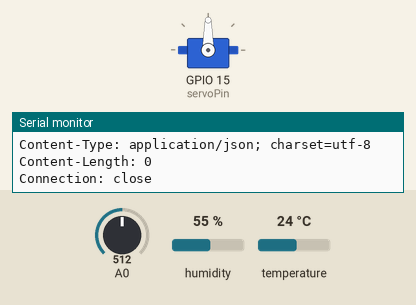
Recording of a sketch running on a simulated ESP8266 (NodeMCU). Parts: servo, the last lines printed to the serial monitor. The inputs (shaded band) are chosen by the test bench; at power-on: A0 = 512, temperature 24 °C, humidity 55 %. WiFi joins after 1.5 s; servers stay silent unless stated; uploads are accepted with an empty reply.

Above: at 2.7 s.
2.8 s: A0 set to 889
7.2 s: A0 set to 916
At 10.7 s:
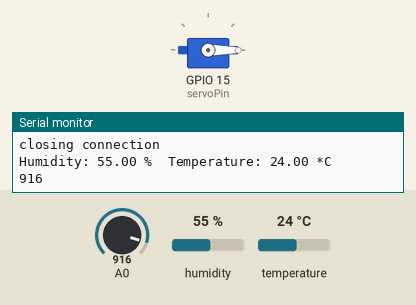
11.4 s: temperature set to 30.5 °C
15.6 s: temperature set to 31.9 °C
At 19.9 s:
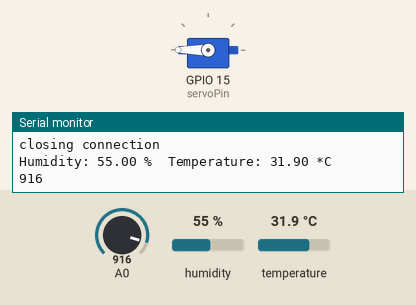
20.6 s: temperature set to 12 °C
At 22.9 s:
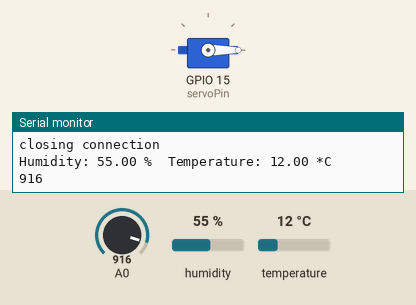
24.8 s: temperature set to 33 °C
At 30.2 s:
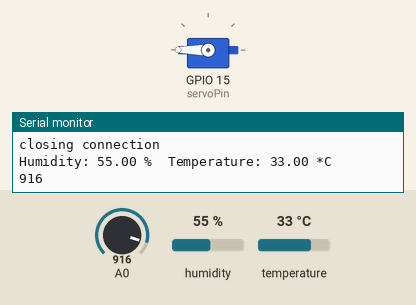
Timing chart, 0 to 31.5 s (numbered marks = the images above; inputs shaded):
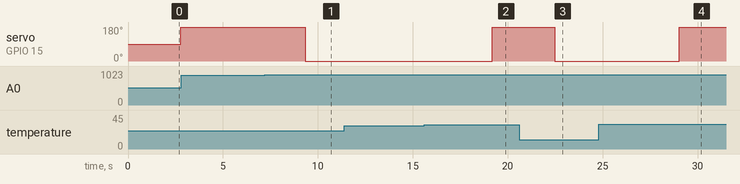

The sketch:

light-indicator.ino
```cpp
//Libraries
//DHT Sensor (Temperature and Humidity)
#include "DHT.h"
//Wifi Library for ESP8266
#include "ESP8266WiFi.h"
// Servo Library
#include <Servo.h>
// WiFi parameters
const char* ssid = "Puppet Guest";
const char* password = "argon4949";
//Defining constants
// Pin
#define DHTPIN 2
// DHT22 sensor
#define DHTTYPE DHT22
// Initialize DHT sensor
DHT dht(DHTPIN, DHTTYPE);
// Host of the HTTP
const char* host = "dweet.io";
//Indicate which pin on the board
int servoPin = 15;
//Create an instance of a Servo
Servo servo;
//beginning angle for Servo
int angle = 0;   // servo position in degrees
//Indicate which pin on the board
int photocellPin = 0;
void setup() {
  Serial.begin(112500);

  // Initializing DHT22 sensor
  dht.begin();
  // Attaching Servo to control wire
  servo.attach(servoPin);
  //Connect pin 0 as input for light sensor
  pinMode(0, INPUT); //light sensor

  //Connect 2 as input for temp&humidity sensor
  pinMode(2, INPUT); // temp&humidity sensor
  //Connect 15 as output for Servo
  pinMode(15, OUTPUT); //servo
  // Connecting to a WiFi network
  Serial.println();
  Serial.println();
  Serial.print("Connecting to ");
  Serial.println(ssid);
  WiFi.begin(ssid, password);
  while (WiFi.status() != WL_CONNECTED) {
    delay(500);
    Serial.print(".");
  }
  Serial.println("");
  Serial.println("WiFi connected");
  Serial.println("IP address: ");
  Serial.println(WiFi.localIP());

}
void loop() {

  Serial.print("Connecting to ");
  Serial.println(host);

  // Use WiFiClient class to create TCP connections
  WiFiClient client;
  const int httpPort = 80;
  //Error message if connection failed
  if (!client.connect(host, httpPort)) {
    Serial.println("connection failed");
    return;
  }
  //Read value from photocell
  int photoValue = analogRead(photocellPin);
   // Reading temperature and humidity
  float h = dht.readHumidity();
  // Read temperature as Celsius
  float t = dht.readTemperature();
  //If the value of the photcell reads below 900, indicating change in light
  if (photoValue < 900 || t > 31) {
    //Turn the Servo a full rotation
    angle = 180;
  } else {
    angle = 0;
    }
  // This will send the request to the server
  // Include the values of the temperature, humidity and light sensor
  client.print(String("GET /dweet/for/wwc18iotteam7?temperature=") + String(t) + "&humidity=" + String(h) + "&lumens=" + String(photoValue) + " HTTP/1.1\r\n" +
               "Host: " + host + "\r\n" +
               "Connection: close\r\n\r\n");
  delay(10);

  // Read all the lines of the reply from server and print them to Serial
  while(client.available()){
    String line = client.readStringUntil('\r');
    Serial.print(line);
  }

  Serial.println();
  Serial.println("closing connection");
  // Display data
  Serial.print("Humidity: ");
  Serial.print(h);
  Serial.print(" %\t");
  Serial.print("Temperature: ");
  Serial.print(t);
  Serial.println(" *C ");
  Serial.println("\n");
  Serial.println(photoValue);
  Serial.println("\n");
  //Move the Servo to its new angle!
  servo.write(angle);
  //Delay the sensor 2 second
  delay(2000);
}
```

Measured:
- the behaviour switches between 899 and 900 on A0 (found by bisection; images 0 and 1)
- the behaviour switches between 31 and 31.1 °C on temperature (found by bisection; images 1 and 2)
- after the input at 7.2 s, servo on GPIO 15 (servoPin): 180° → 0° after 2.1 s
- after the input at 15.6 s, servo on GPIO 15 (servoPin): 0° → 180° after 3.6 s
- after the input at 20.6 s, servo on GPIO 15 (servoPin): 180° → 0° after 1.9 s
- after the input at 24.8 s, servo on GPIO 15 (servoPin): 0° → 180° after 4.2 s
